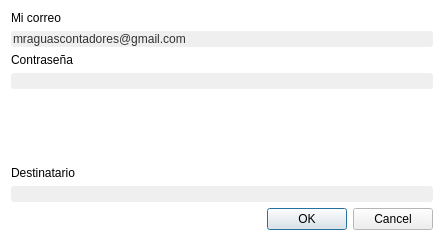
<?xml version="1.0" encoding="UTF-8"?>
<ui version="4.0">
 <class>MailDialog</class>
 <widget class="QDialog" name="MailDialog">
  <property name="geometry">
   <rect>
    <x>0</x>
    <y>0</y>
    <width>444</width>
    <height>241</height>
   </rect>
  </property>
  <property name="palette">
   <palette>
    <active>
     <colorrole role="Base">
      <brush brushstyle="SolidPattern">
       <color alpha="255">
        <red>46</red>
        <green>47</green>
        <blue>48</blue>
       </color>
      </brush>
     </colorrole>
     <colorrole role="Window">
      <brush brushstyle="SolidPattern">
       <color alpha="255">
        <red>255</red>
        <green>255</green>
        <blue>255</blue>
       </color>
      </brush>
     </colorrole>
    </active>
    <inactive>
     <colorrole role="Base">
      <brush brushstyle="SolidPattern">
       <color alpha="255">
        <red>46</red>
        <green>47</green>
        <blue>48</blue>
       </color>
      </brush>
     </colorrole>
     <colorrole role="Window">
      <brush brushstyle="SolidPattern">
       <color alpha="255">
        <red>255</red>
        <green>255</green>
        <blue>255</blue>
       </color>
      </brush>
     </colorrole>
    </inactive>
    <disabled>
     <colorrole role="Base">
      <brush brushstyle="SolidPattern">
       <color alpha="255">
        <red>255</red>
        <green>255</green>
        <blue>255</blue>
       </color>
      </brush>
     </colorrole>
     <colorrole role="Window">
      <brush brushstyle="SolidPattern">
       <color alpha="255">
        <red>255</red>
        <green>255</green>
        <blue>255</blue>
       </color>
      </brush>
     </colorrole>
    </disabled>
   </palette>
  </property>
  <property name="font">
   <font>
    <family>Segoe UI</family>
    <pointsize>9</pointsize>
   </font>
  </property>
  <property name="windowTitle">
   <string>Dialog</string>
  </property>
  <layout class="QVBoxLayout" name="verticalLayout_4">
   <item>
    <layout class="QVBoxLayout" name="verticalLayout_3">
     <item>
      <layout class="QVBoxLayout" name="verticalLayout_2">
       <item>
        <widget class="QLabel" name="label">
         <property name="text">
          <string>Mi correo</string>
         </property>
        </widget>
       </item>
       <item>
        <widget class="MyLineEditShine" name="le_mi_correo">
         <property name="styleSheet">
          <string notr="true">background-color: #EFEFEF; 
border-radius: 3px;
color:rgb(50, 50, 50);</string>
         </property>
         <property name="text">
          <string>mraguascontadores@gmail.com</string>
         </property>
        </widget>
       </item>
       <item>
        <widget class="QLabel" name="label_3">
         <property name="text">
          <string>Contraseña</string>
         </property>
        </widget>
       </item>
       <item>
        <widget class="MyLineEditShine" name="le_mi_clave">
         <property name="styleSheet">
          <string notr="true">background-color: #EFEFEF; 
border-radius: 3px;
color:rgb(50, 50, 50);</string>
         </property>
         <property name="echoMode">
          <enum>QLineEdit::Password</enum>
         </property>
        </widget>
       </item>
       <item>
        <spacer name="verticalSpacer">
         <property name="orientation">
          <enum>Qt::Vertical</enum>
         </property>
         <property name="sizeHint" stdset="0">
          <size>
           <width>20</width>
           <height>40</height>
          </size>
         </property>
        </spacer>
       </item>
      </layout>
     </item>
     <item>
      <layout class="QVBoxLayout" name="verticalLayout">
       <item>
        <widget class="QLabel" name="label_2">
         <property name="text">
          <string>Destinatario</string>
         </property>
        </widget>
       </item>
       <item>
        <widget class="MyLineEditShine" name="le_destinatario">
         <property name="styleSheet">
          <string notr="true">background-color: #EFEFEF; 
border-radius: 3px;
color:rgb(50, 50, 50);</string>
         </property>
        </widget>
       </item>
      </layout>
     </item>
    </layout>
   </item>
   <item>
    <widget class="QDialogButtonBox" name="buttonBox">
     <property name="orientation">
      <enum>Qt::Horizontal</enum>
     </property>
     <property name="standardButtons">
      <set>QDialogButtonBox::Cancel|QDialogButtonBox::Ok</set>
     </property>
    </widget>
   </item>
  </layout>
 </widget>
 <customwidgets>
  <customwidget>
   <class>MyLineEditShine</class>
   <extends>QLineEdit</extends>
   <header location="global">mylineeditshine.h</header>
  </customwidget>
 </customwidgets>
 <resources/>
 <connections>
  <connection>
   <sender>buttonBox</sender>
   <signal>accepted()</signal>
   <receiver>MailDialog</receiver>
   <slot>accept()</slot>
   <hints>
    <hint type="sourcelabel">
     <x>248</x>
     <y>254</y>
    </hint>
    <hint type="destinationlabel">
     <x>157</x>
     <y>274</y>
    </hint>
   </hints>
  </connection>
  <connection>
   <sender>buttonBox</sender>
   <signal>rejected()</signal>
   <receiver>MailDialog</receiver>
   <slot>reject()</slot>
   <hints>
    <hint type="sourcelabel">
     <x>316</x>
     <y>260</y>
    </hint>
    <hint type="destinationlabel">
     <x>286</x>
     <y>274</y>
    </hint>
   </hints>
  </connection>
 </connections>
</ui>
